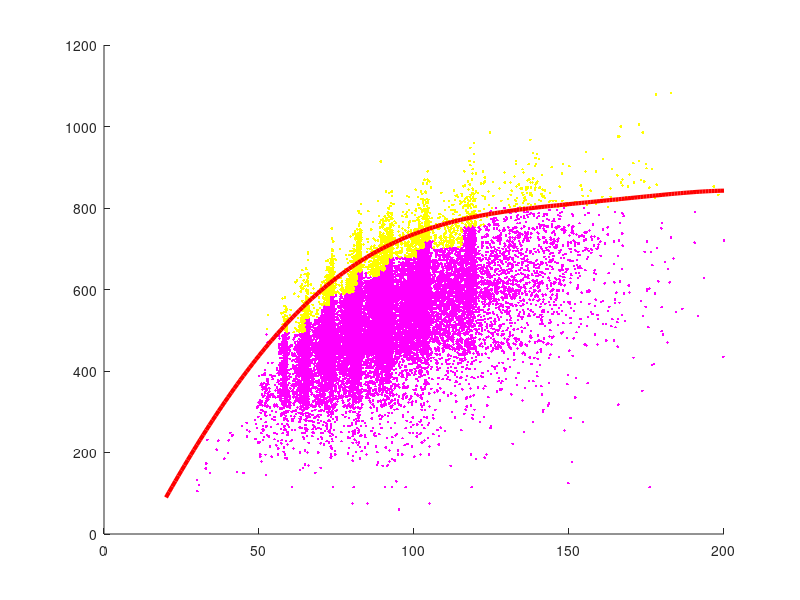

The MATLAB source for this figure: (Note: this script raises an error after producing the figure.)
clear;

load data.csv;

I_m = data(:,1) == 1.0;
I_f = data(:,1) == 0.0;

male = data(I_m,:);
female = data(I_f,:);

[S I] = sort(male(:,2));
male = male(I,:);

bw_m = male(:,2);
bw_f = female(:,2);

sq_m = male(:,3);
sq_f = female(:,3);

bp_m = male(:,4);
bp_f = female(:,4);

dl_m = male(:,5);
dl_f = female(:,5);

total_m = sq_m + bp_m + dl_m;
total_f = sq_f + bp_f + dl_f;

male = [male total_m];
female = [female total_f];

scatter(bw_m,total_m,[],'m','.');
hold on;

m = length(bw_m);
N = 20;
COC = zeros(0,6);

for i=1:N,
  a = 1+round( ceil(m*(i-1)/N) );
  b = round( floor(m*i/N) );
  bucket = male(a:b,:);
  bucket = sortrows(bucket,[-6]);
  ccrop = bucket(1:size(bucket,1)/10,:);
  scatter(ccrop(:,2),ccrop(:,6),[],'y','.');
  COC = [COC; ccrop];
end;


y = COC(:,6);
nz = COC(:,2);

a=-216.0475144;
b=16.2606339;
c=-0.002388645;
d=-0.00113732;
e=7.01863E-06;
f=-1.291E-08;
theta = [a b c d e f]';

X = [ones(size(nz)) nz nz.^2 nz.^3 nz.^4 nz.^5];
realWilks500 = X*theta;

avgWilks = y' * realWilks500 / (realWilks500' * realWilks500);
disp(avgWilks);

t = (20:200)';
X = [ones(size(t)) t t.^2 t.^3 t.^4 t.^5];
w = avgWilks*X*theta;
plot(t,w,'r',"linewidth",3);
disp(rmse(avgWilks*realWilks500,y));
printf('The average top decile Wilks is %f\n',500*avgWilks);
